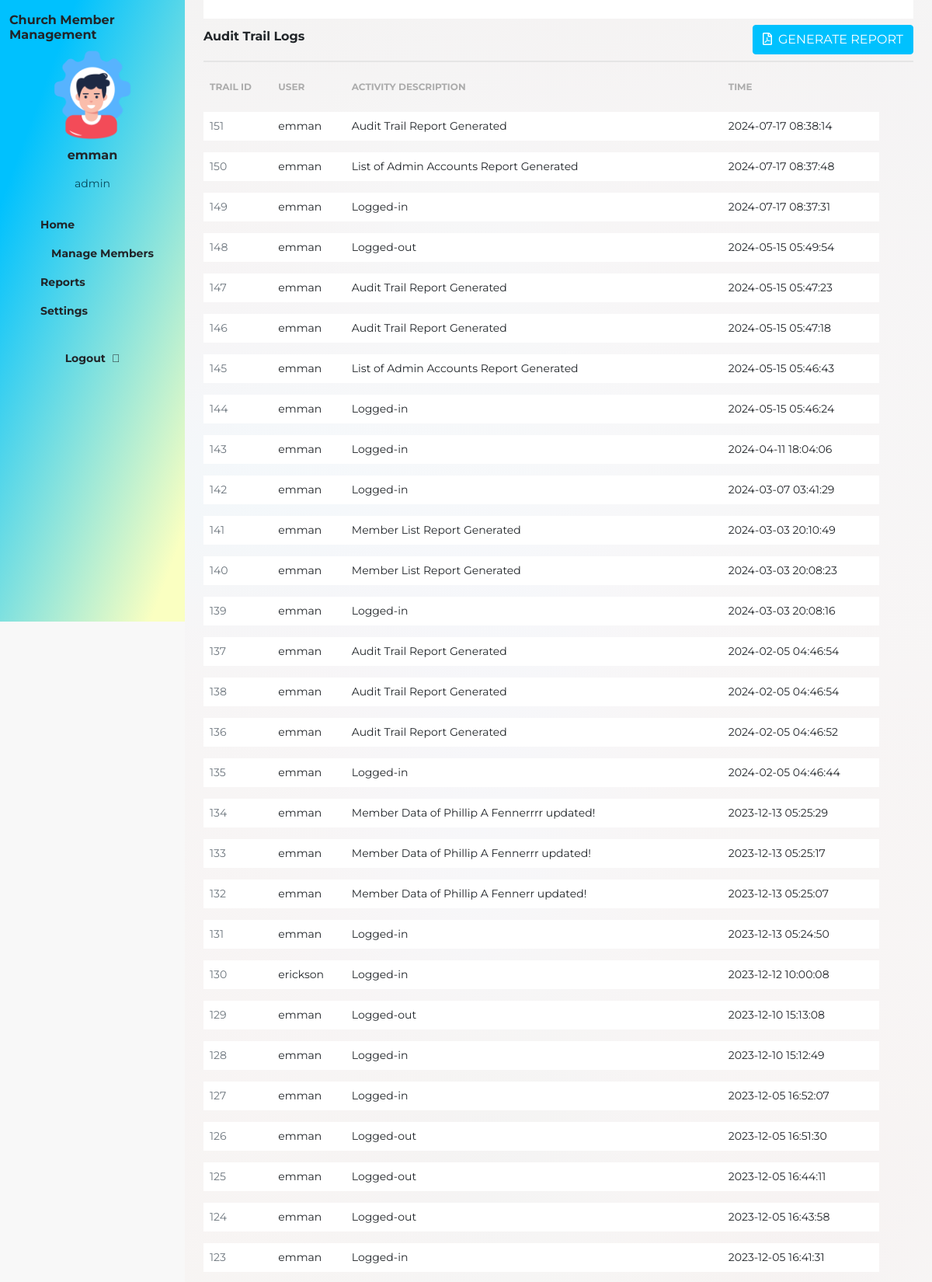
Screenshot of /contr_trailview/list_view.php (signed in, upper part) with the database file from the repository.
### tables this page shows
CREATE TABLE `activity_logs` (
  `id` int(11) NOT NULL,
  `user` varchar(255) DEFAULT NULL,
  `activity_description` text DEFAULT NULL,
  `created_at` timestamp NOT NULL DEFAULT current_timestamp() ON UPDATE current_timestamp()
);

### contr_trailview/list_view.php (the view, shortened to what this page needs)
<!DOCTYPE html>
<html lang="en">
<head>
    <link rel="stylesheet" href="../css/bootstrap.css">
    <link rel="stylesheet" href="../css/style.css">
    <link rel="stylesheet" href="https://pro.fontawesome.com/releases/v5.10.0/css/all.css"
 />
</head>
<body class="bg-content">
    <main class="dashboard d-flex">
        <?php
        include "../contr_main/sidebar.php";
        ?>
        <div class="container-fluid background_main_white px-4">
            <?php include "../contr_main/header.php"; ?>
            <div class="member-list-header d-flex justify-content-between align-items-center py-2">
                <div class="title h6 fw-bold">Audit Trail Logs</div>
                <div class="btn-add d-flex gap-3 align-items-center">
                    <a href="../contr_reports/gen_trail_report.php" class="btn btn-primary" target="_blank">
                        <i class="far fa-file-pdf me-2 text-white"></i>GENERATE REPORT
                    </a>
                </div>
            </div>
            <div class="table-responsive">
                <table class="table member_list table-borderless">
                    <thead>
                        <tr class="align-middle">
                            <th>TRAIL ID</th>
                            <th>USER</th>
                            <th>ACTIVITY DESCRIPTION</th>
                            <th>TIME</th>
                        </tr>
                    </thead>
                    <tbody>
                        <?php
                        include '../conn.php';
                        $query = "SELECT * FROM activity_logs ORDER BY created_at DESC";
                        $result = mysqli_query($conn, $query);
                        if ($result && mysqli_num_rows($result) > 0) {
                            while ($row = mysqli_fetch_assoc($result)) {
                                ?>
                                <tr class="bg-white align-middle">
                                    <td>
                                        <span class="text-muted">
                                            <?php echo $row['id']; ?>
                                        </span>
                                    </td>
                                    <td>
                                        <?php echo $row['user']; ?>
                                    </td>
                                    <td>
                                        <?php echo $row['activity_description']; ?>
                                    </td>
                                    <td>
                                        <?php echo $row['created_at']; ?>
                                    </td>
                                </tr>
                                <?php
                            }
                        } else {
                            echo "No records found";
                        }
                        ?>
                    </tbody>
                </table>
            </div>
        </div>
    </main>
</body>
</html>

### css/style.css (style rules this page uses)
* { font-family: 'Montserrat', sans-serif; font-style: normal; }
.background_main_white { background: linear-gradient(rgba(248, 250, 252, 0.95) 19.39%, rgba(255, 255, 255, 1) 96.69%), url('../assets/img/cover_blurred.jpeg') center/cover no-repeat; }
.bg-content { background: #F8F8F8; }
.member_list { border-collapse: separate; border-spacing: 0 15px; }
.table th { font-size: 12px; color: #ACACAC; }
table tbody { font-size: 14px; }
.member-list-header { border-bottom: 2px solid #E5E5E5; }
.member-list-header i { color: #00C1FE; }
.btn-primary { background-color: #00C1FE; border-color: #00C1FE; }

### rows the page displays
activity_logs: id "151", user "emman", activity_description "Audit Trail Report Generated", created_at "2024-07-17 08:38:14"
activity_logs: id "150", user "emman", activity_description "List of Admin Accounts Report Generated", created_at "2024-07-17 08:37:48"
activity_logs: id "149", user "emman", activity_description "Logged-in", created_at "2024-07-17 08:37:31"
activity_logs: id "148", user "emman", activity_description "Logged-out", created_at "2024-05-15 05:49:54"
activity_logs: id "147", user "emman", activity_description "Audit Trail Report Generated", created_at "2024-05-15 05:47:23"
activity_logs: id "146", user "emman", activity_description "Audit Trail Report Generated", created_at "2024-05-15 05:47:18"
activity_logs: id "145", user "emman", activity_description "List of Admin Accounts Report Generated", created_at "2024-05-15 05:46:43"
activity_logs: id "144", user "emman", activity_description "Logged-in", created_at "2024-05-15 05:46:24"
activity_logs: id "143", user "emman", activity_description "Logged-in", created_at "2024-04-11 18:04:06"
activity_logs: id "142", user "emman", activity_description "Logged-in", created_at "2024-03-07 03:41:29"
activity_logs: id "141", user "emman", activity_description "Member List Report Generated", created_at "2024-03-03 20:10:49"
activity_logs: id "140", user "emman", activity_description "Member List Report Generated", created_at "2024-03-03 20:08:23"
activity_logs: id "139", user "emman", activity_description "Logged-in", created_at "2024-03-03 20:08:16"
activity_logs: id "137", user "emman", activity_description "Audit Trail Report Generated", created_at "2024-02-05 04:46:54"
activity_logs: id "138", user "emman", activity_description "Audit Trail Report Generated", created_at "2024-02-05 04:46:54"
activity_logs: id "136", user "emman", activity_description "Audit Trail Report Generated", created_at "2024-02-05 04:46:52"
activity_logs: id "135", user "emman", activity_description "Logged-in", created_at "2024-02-05 04:46:44"
activity_logs: id "134", user "emman", activity_description "Member Data of Phillip A Fennerrrr updated!", created_at "2023-12-13 05:25:29"
activity_logs: id "133", user "emman", activity_description "Member Data of Phillip A Fennerrr updated!", created_at "2023-12-13 05:25:17"
activity_logs: id "132", user "emman", activity_description "Member Data of Phillip A Fennerr updated!", created_at "2023-12-13 05:25:07"
activity_logs: id "131", user "emman", activity_description "Logged-in", created_at "2023-12-13 05:24:50"
activity_logs: id "130", user "erickson", activity_description "Logged-in", created_at "2023-12-12 10:00:08"
activity_logs: id "129", user "emman", activity_description "Logged-out", created_at "2023-12-10 15:13:08"
activity_logs: id "128", user "emman", activity_description "Logged-in", created_at "2023-12-10 15:12:49"
activity_logs: id "127", user "emman", activity_description "Logged-in", created_at "2023-12-05 16:52:07"
activity_logs: id "126", user "emman", activity_description "Logged-out", created_at "2023-12-05 16:51:30"
activity_logs: id "125", user "emman", activity_description "Logged-out", created_at "2023-12-05 16:44:11"
activity_logs: id "124", user "emman", activity_description "Logged-out", created_at "2023-12-05 16:43:58"
activity_logs: id "123", user "emman", activity_description "Logged-in", created_at "2023-12-05 16:41:31"

### other values shown
$_SESSION['name'] "emman"
